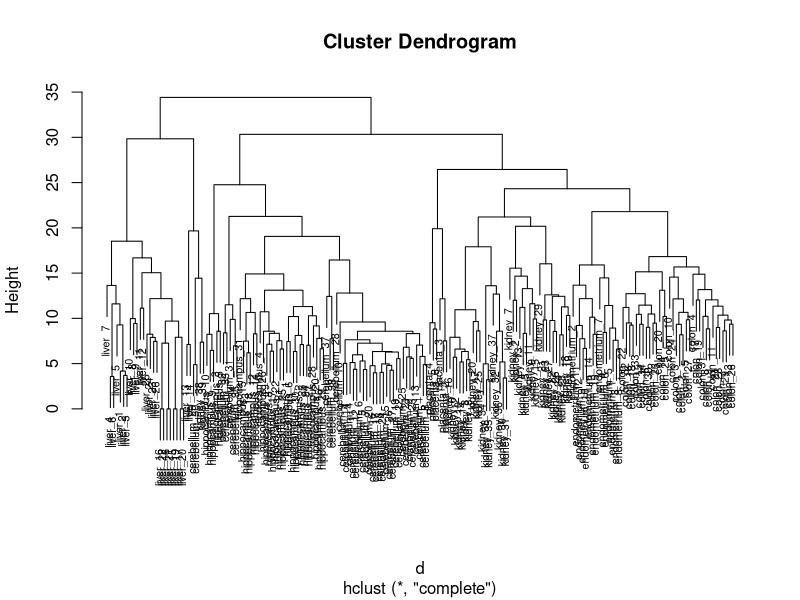
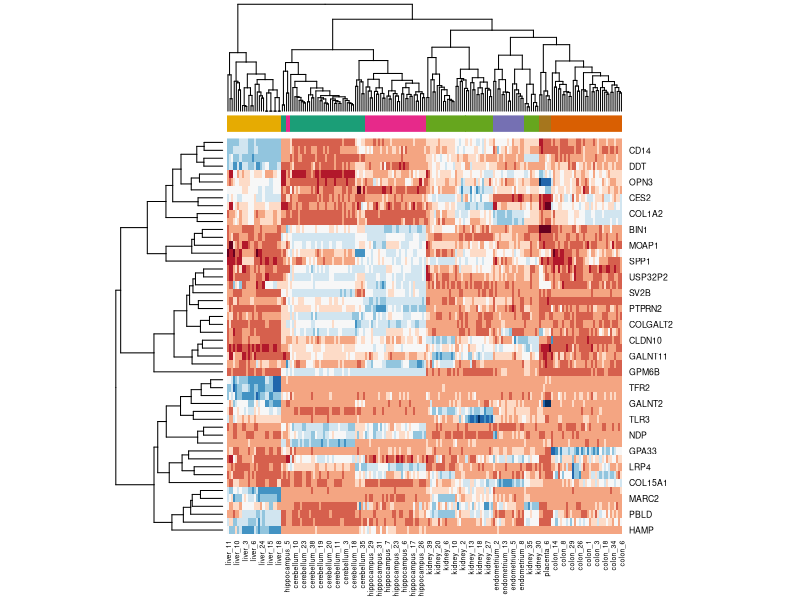

Generate these figures, in order, with R:
#----   Comprehension Check: Clustering    ----
library(tidyverse)
library(caret)
library(rpart)
library(dslabs)


#---    Q1      ---
data("tissue_gene_expression")

d <- dist(tissue_gene_expression$x - rowMeans(tissue_gene_expression$x))


#---    Q2      ---
h <- hclust(d)

plot(h, cex = 0.65)


#---    Q3      ---
cl <- kmeans(tissue_gene_expression$x, centers = 7)
table(cl$cluster, tissue_gene_expression$y)


#---    Q4      ---
library(RColorBrewer)
sds <- matrixStats::colSds(tissue_gene_expression$x)
ind <- order(sds, decreasing = TRUE)[1:50]
colors <- brewer.pal(7, "Dark2")[as.numeric(tissue_gene_expression$y)]
heatmap(t(tissue_gene_expression$x[,ind]), col = brewer.pal(11, "RdBu"), scale = "row", ColSideColors = colors)
